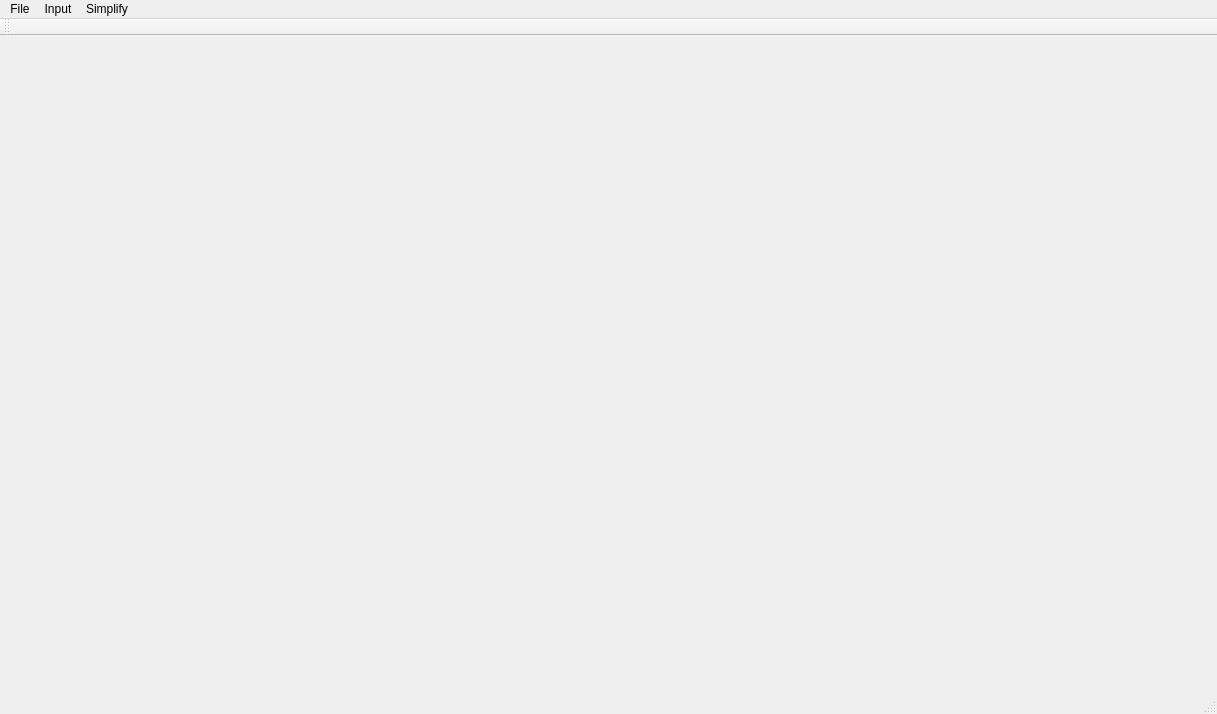
<?xml version="1.0" encoding="UTF-8"?>
<ui version="4.0">
 <class>MainForm</class>
 <widget class="QMainWindow" name="MainForm">
  <property name="geometry">
   <rect>
    <x>0</x>
    <y>0</y>
    <width>1217</width>
    <height>714</height>
   </rect>
  </property>
  <property name="windowTitle">
   <string>Energy minimizing splines</string>
  </property>
  <widget class="QWidget" name="centralwidget">
   <layout class="QHBoxLayout" name="horizontalLayout">
    <item>
     <widget class="Draw" name="Canvas" native="true"/>
    </item>
   </layout>
  </widget>
  <widget class="QMenuBar" name="menubar">
   <property name="geometry">
    <rect>
     <x>0</x>
     <y>0</y>
     <width>1217</width>
     <height>26</height>
    </rect>
   </property>
   <widget class="QMenu" name="menuFile">
    <property name="title">
     <string>File</string>
    </property>
    <addaction name="actionOpen"/>
    <addaction name="separator"/>
   </widget>
   <widget class="QMenu" name="menuSimplify">
    <property name="title">
     <string>Simplify</string>
    </property>
    <addaction name="separator"/>
    <addaction name="actionDisplace"/>
    <addaction name="separator"/>
    <addaction name="actionSettings"/>
   </widget>
   <widget class="QMenu" name="menuInput">
    <property name="title">
     <string>Input</string>
    </property>
    <addaction name="actionElement_Barrier"/>
   </widget>
   <addaction name="menuFile"/>
   <addaction name="menuInput"/>
   <addaction name="menuSimplify"/>
  </widget>
  <widget class="QStatusBar" name="statusbar"/>
  <widget class="QToolBar" name="toolBar">
   <property name="windowTitle">
    <string>toolBar</string>
   </property>
   <attribute name="toolBarArea">
    <enum>TopToolBarArea</enum>
   </attribute>
   <attribute name="toolBarBreak">
    <bool>false</bool>
   </attribute>
  </widget>
  <action name="actionOpen">
   <property name="text">
    <string>Open</string>
   </property>
  </action>
  <action name="actionDisplace">
   <property name="text">
    <string>Displace</string>
   </property>
  </action>
  <action name="actionSettings">
   <property name="text">
    <string>Settings</string>
   </property>
  </action>
  <action name="actionElement_Barrier">
   <property name="checkable">
    <bool>true</bool>
   </property>
   <property name="text">
    <string>Element/Barrier</string>
   </property>
  </action>
 </widget>
 <customwidgets>
  <customwidget>
   <class>Draw</class>
   <extends>QWidget</extends>
   <header location="global">draw.h</header>
   <container>1</container>
  </customwidget>
 </customwidgets>
 <resources/>
 <connections/>
</ui>
